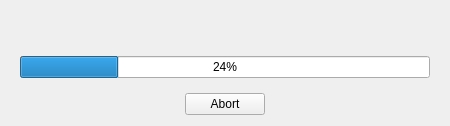
<?xml version="1.0" encoding="UTF-8"?>
<ui version="4.0">
 <class>ProgressBar</class>
 <widget class="QWidget" name="ProgressBar">
  <property name="geometry">
   <rect>
    <x>0</x>
    <y>0</y>
    <width>450</width>
    <height>126</height>
   </rect>
  </property>
  <property name="minimumSize">
   <size>
    <width>450</width>
    <height>0</height>
   </size>
  </property>
  <property name="windowTitle">
   <string/>
  </property>
  <layout class="QGridLayout" name="gridLayout_3">
   <item row="0" column="0">
    <layout class="QGridLayout" name="gridLayout_2">
     <item row="0" column="0" colspan="3">
      <widget class="ContentBoardItem" name="widget" native="true">
       <layout class="QGridLayout" name="gridLayout">
        <item row="0" column="0">
         <widget class="QLabel" name="label">
          <property name="text">
           <string/>
          </property>
         </widget>
        </item>
        <item row="1" column="0">
         <widget class="QProgressBar" name="progressBar">
          <property name="value">
           <number>24</number>
          </property>
         </widget>
        </item>
       </layout>
      </widget>
     </item>
     <item row="1" column="0">
      <spacer name="horizontalSpacer">
       <property name="orientation">
        <enum>Qt::Horizontal</enum>
       </property>
       <property name="sizeHint" stdset="0">
        <size>
         <width>78</width>
         <height>20</height>
        </size>
       </property>
      </spacer>
     </item>
     <item row="1" column="1">
      <widget class="QPushButton" name="pushButtonAbort">
       <property name="text">
        <string>Abort</string>
       </property>
      </widget>
     </item>
     <item row="1" column="2">
      <spacer name="horizontalSpacer_2">
       <property name="orientation">
        <enum>Qt::Horizontal</enum>
       </property>
       <property name="sizeHint" stdset="0">
        <size>
         <width>98</width>
         <height>20</height>
        </size>
       </property>
      </spacer>
     </item>
    </layout>
   </item>
  </layout>
 </widget>
 <customwidgets>
  <customwidget>
   <class>ContentBoardItem</class>
   <extends>QWidget</extends>
   <header location="global">contentboarditem.h</header>
   <container>1</container>
  </customwidget>
 </customwidgets>
 <resources/>
 <connections/>
</ui>
